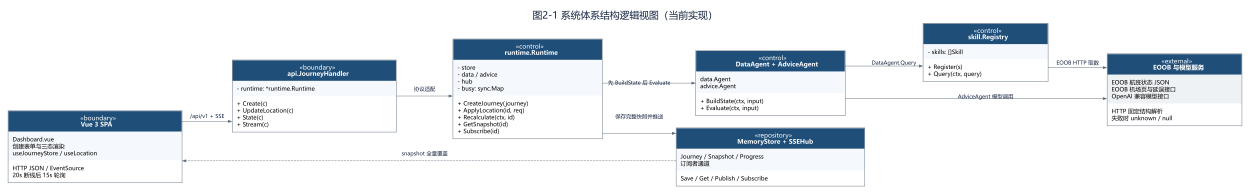
#> input picture .docxwork/out04/images/04_fig002.png, 2500 x 388 px, found by its file name (shown at 1/2 size); its folder holds 5 pictures in this run
$ python crop.py
#> lines starting #> are read from the running program, lines starting #| are printed output that depends on the picture
from PIL import Image
import os
base = r"D:\VST DEVELOP\aviation-journey-agent\.docxwork\out04\images"
out = r"D:\VST DEVELOP\aviation-journey-agent\.docxwork\crops"
os.makedirs(out, exist_ok=True)
def crop(name, box, scale=2, suffix=''):
#> called with name = '04_fig002.png', box = (330, 85, 700, 215), scale = 4, suffix = '_a'
    im = Image.open(os.path.join(base, name))
#> im is the input picture: PIL image 2500x388 RGB; mean R, G, B 230, 234.5, 238.8
    w,h = im.size
#> w = 2500; h = 388
    print(name, im.size)
#| 04_fig002.png (2500, 388)
    c = im.crop(box)
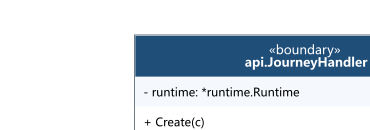
#> c: PIL image 370x130 RGB; mean R, G, B 208.7, 217.9, 226.5
    c = c.resize((int(c.width*scale), int(c.height*scale)), Image.LANCZOS)
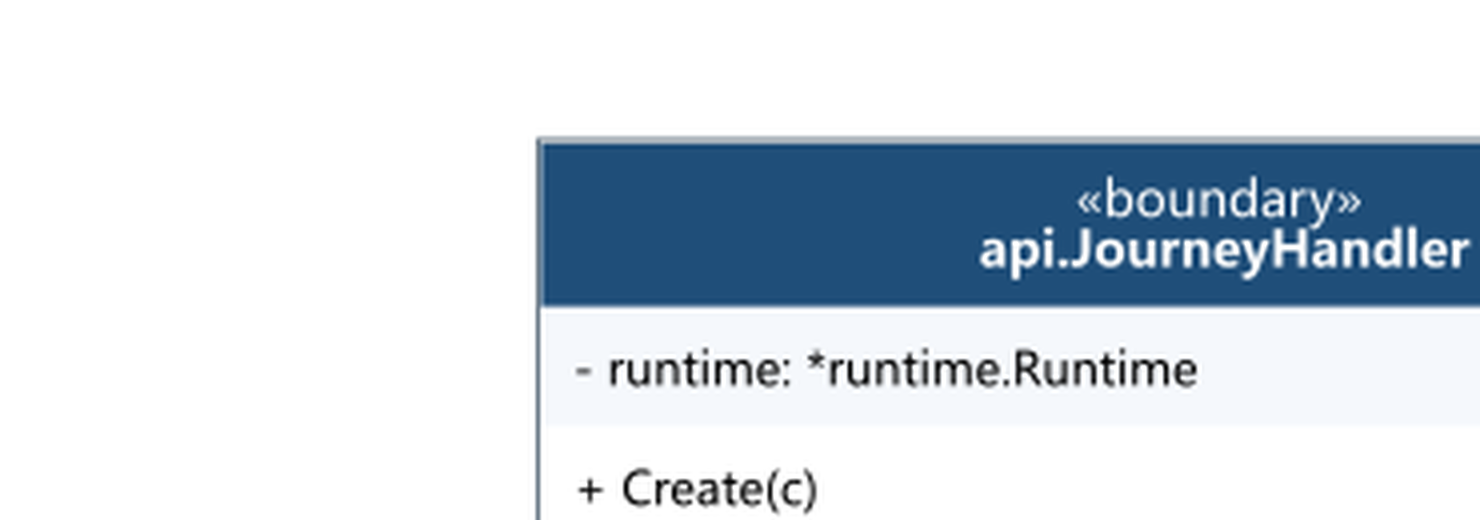
#> c: PIL image 1480x520 RGB; mean R, G, B 208.5, 217.7, 226.2
    p = os.path.join(out, name.replace('.png','')+suffix+'.png')
    c.save(p)
    print(' ->', p, c.size)
#|  -> D:\VST DEVELOP\aviation-journey-agent\.docxwork\crops/04_fig002_a.png (1480, 520)
# fig002 full is very wide 2048x?; crop the middle-left region containing JourneyHandler
crop('04_fig002.png', (330,85,700,215), 4, '_a')
crop('04_fig002.png', (700,80,1250,250), 3, '_b')
#> call 2 of crop, with name = '04_fig002.png', box = (700, 80, 1250, 250), scale = 3, suffix = '_b'
#| 04_fig002.png (2500, 388)
#> in crop (call 2), `c = im.crop(box)`:
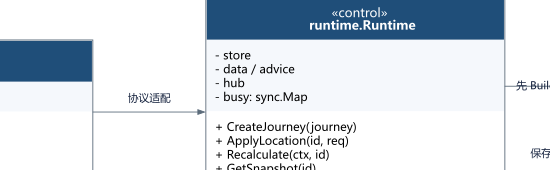
#> c: PIL image 550x170 RGB; mean R, G, B 210.4, 218.8, 226.9
#> in crop (call 2), `c = c.resize((int(c.width*scale), int(c.height*scale)), Image.LANCZOS)`:
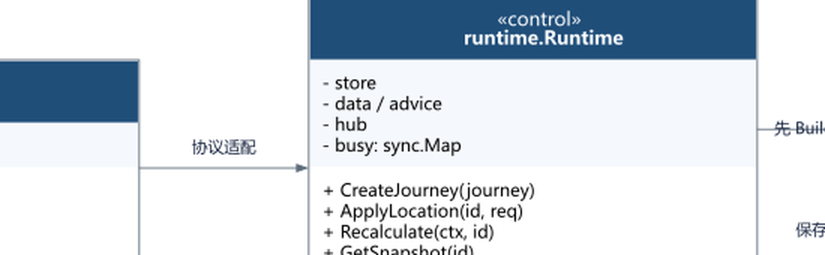
#> c: PIL image 1650x510 RGB (shown at 1/2 size); mean R, G, B 210.1, 218.5, 226.6
#|  -> D:\VST DEVELOP\aviation-journey-agent\.docxwork\crops/04_fig002_b.png (1650, 510)
